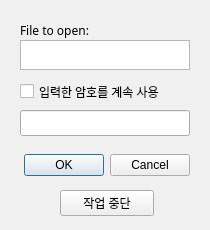
<?xml version="1.0" encoding="UTF-8"?>
<ui version="4.0">
 <class>Dialog</class>
 <widget class="QDialog" name="Dialog">
  <property name="geometry">
   <rect>
    <x>0</x>
    <y>0</y>
    <width>210</width>
    <height>230</height>
   </rect>
  </property>
  <property name="font">
   <font>
    <family>Noto Sans</family>
    <pointsize>9</pointsize>
   </font>
  </property>
  <property name="windowTitle">
   <string>Password</string>
  </property>
  <property name="windowIcon">
   <iconset>
    <normaloff>lib/logo.png</normaloff>lib/logo.png</iconset>
  </property>
  <property name="styleSheet">
   <string notr="true">* {
font-family: &quot;Noto Sans&quot;;
font-size: 9pt;
}


QDialog {
    background-color: #f0f0f0;
}

QGroupBox {
background-color: rgb(244, 246, 251)
}

QListView {
background-color: #ffffff;
}

/* RadioButton 기본 indicator 스타일 */
QRadioButton::indicator:unchecked {
background-color: white;
border: 2px solid white;
}
/* 선택 시 색깔 */
QRadioButton::indicator:checked {
background-color: black;
border: 2px solid white;
}</string>
  </property>
  <widget class="QDialogButtonBox" name="buttonBox">
   <property name="geometry">
    <rect>
     <x>20</x>
     <y>150</y>
     <width>170</width>
     <height>30</height>
    </rect>
   </property>
   <property name="minimumSize">
    <size>
     <width>170</width>
     <height>30</height>
    </size>
   </property>
   <property name="orientation">
    <enum>Qt::Orientation::Horizontal</enum>
   </property>
   <property name="standardButtons">
    <set>QDialogButtonBox::StandardButton::Cancel|QDialogButtonBox::StandardButton::Ok</set>
   </property>
  </widget>
  <widget class="QCheckBox" name="chkKeepPassword">
   <property name="geometry">
    <rect>
     <x>20</x>
     <y>80</y>
     <width>161</width>
     <height>23</height>
    </rect>
   </property>
   <property name="minimumSize">
    <size>
     <width>91</width>
     <height>23</height>
    </size>
   </property>
   <property name="font">
    <font>
     <family>Noto Sans</family>
     <pointsize>9</pointsize>
    </font>
   </property>
   <property name="text">
    <string>입력한 암호를 계속 사용</string>
   </property>
  </widget>
  <widget class="QLineEdit" name="lineEditKeepPassword">
   <property name="geometry">
    <rect>
     <x>20</x>
     <y>110</y>
     <width>170</width>
     <height>26</height>
    </rect>
   </property>
   <property name="minimumSize">
    <size>
     <width>170</width>
     <height>26</height>
    </size>
   </property>
   <property name="echoMode">
    <enum>QLineEdit::EchoMode::PasswordEchoOnEdit</enum>
   </property>
  </widget>
  <widget class="QLabel" name="label">
   <property name="geometry">
    <rect>
     <x>20</x>
     <y>20</y>
     <width>111</width>
     <height>20</height>
    </rect>
   </property>
   <property name="text">
    <string>File to open:</string>
   </property>
  </widget>
  <widget class="QTextEdit" name="textEditOpenFile">
   <property name="geometry">
    <rect>
     <x>20</x>
     <y>40</y>
     <width>170</width>
     <height>30</height>
    </rect>
   </property>
   <property name="readOnly">
    <bool>true</bool>
   </property>
  </widget>
  <widget class="QPushButton" name="btnStop">
   <property name="geometry">
    <rect>
     <x>60</x>
     <y>190</y>
     <width>94</width>
     <height>26</height>
    </rect>
   </property>
   <property name="text">
    <string>작업 중단</string>
   </property>
  </widget>
 </widget>
 <resources/>
 <connections>
  <connection>
   <sender>buttonBox</sender>
   <signal>accepted()</signal>
   <receiver>Dialog</receiver>
   <slot>accept()</slot>
   <hints>
    <hint type="sourcelabel">
     <x>248</x>
     <y>254</y>
    </hint>
    <hint type="destinationlabel">
     <x>157</x>
     <y>274</y>
    </hint>
   </hints>
  </connection>
  <connection>
   <sender>buttonBox</sender>
   <signal>rejected()</signal>
   <receiver>Dialog</receiver>
   <slot>reject()</slot>
   <hints>
    <hint type="sourcelabel">
     <x>316</x>
     <y>260</y>
    </hint>
    <hint type="destinationlabel">
     <x>286</x>
     <y>274</y>
    </hint>
   </hints>
  </connection>
 </connections>
</ui>
